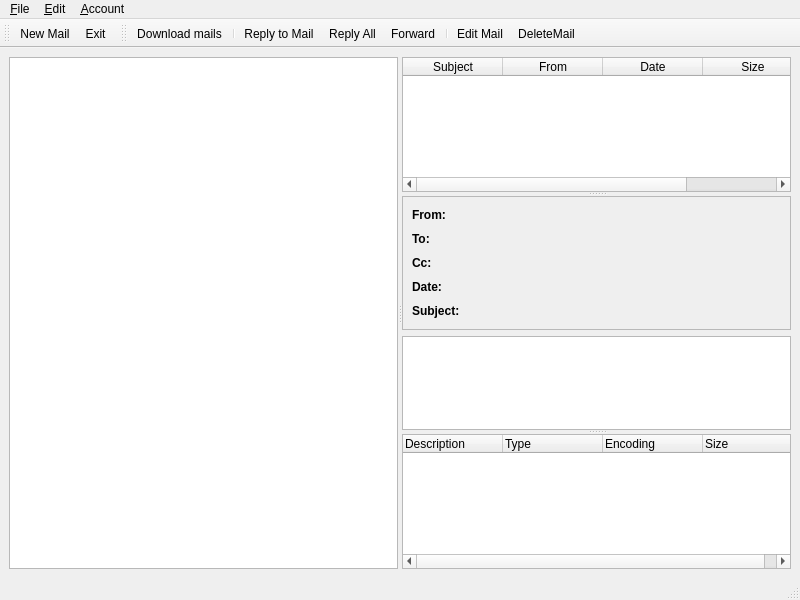
<?xml version="1.0" encoding="UTF-8"?>
<ui version="4.0">
 <class>MainWin</class>
 <widget class="QMainWindow" name="MainWin">
  <property name="geometry">
   <rect>
    <x>0</x>
    <y>0</y>
    <width>800</width>
    <height>600</height>
   </rect>
  </property>
  <property name="windowTitle">
   <string>QMailClient</string>
  </property>
  <property name="windowIcon">
   <iconset resource="../resources.qrc">
    <normaloff>:/img/images/kontact_mail.png</normaloff>:/img/images/kontact_mail.png</iconset>
  </property>
  <widget class="QWidget" name="centralwidget">
   <layout class="QGridLayout" name="gridLayout">
    <item row="0" column="0">
     <widget class="QSplitter" name="splitter_2">
      <property name="orientation">
       <enum>Qt::Horizontal</enum>
      </property>
      <widget class="QTreeView" name="dirTree">
       <property name="sizePolicy">
        <sizepolicy hsizetype="Preferred" vsizetype="Preferred">
         <horstretch>0</horstretch>
         <verstretch>0</verstretch>
        </sizepolicy>
       </property>
      </widget>
      <widget class="QSplitter" name="splitter">
       <property name="orientation">
        <enum>Qt::Vertical</enum>
       </property>
       <widget class="QTableWidget" name="lstMails">
        <property name="sizePolicy">
         <sizepolicy hsizetype="Expanding" vsizetype="Expanding">
          <horstretch>2</horstretch>
          <verstretch>0</verstretch>
         </sizepolicy>
        </property>
        <property name="selectionBehavior">
         <enum>QAbstractItemView::SelectRows</enum>
        </property>
        <property name="showGrid">
         <bool>false</bool>
        </property>
        <property name="wordWrap">
         <bool>false</bool>
        </property>
        <property name="cornerButtonEnabled">
         <bool>false</bool>
        </property>
        <column>
         <property name="text">
          <string>Subject</string>
         </property>
        </column>
        <column>
         <property name="text">
          <string>From</string>
         </property>
        </column>
        <column>
         <property name="text">
          <string>Date</string>
         </property>
        </column>
        <column>
         <property name="text">
          <string>Size</string>
         </property>
        </column>
       </widget>
       <widget class="QWidget" name="layoutWidget">
        <layout class="QVBoxLayout" name="verticalLayout">
         <item>
          <widget class="QFrame" name="frame">
           <property name="sizePolicy">
            <sizepolicy hsizetype="Minimum" vsizetype="Preferred">
             <horstretch>2</horstretch>
             <verstretch>0</verstretch>
            </sizepolicy>
           </property>
           <property name="frameShape">
            <enum>QFrame::StyledPanel</enum>
           </property>
           <property name="frameShadow">
            <enum>QFrame::Raised</enum>
           </property>
           <layout class="QVBoxLayout">
            <item>
             <widget class="QLabel" name="lblFrom">
              <property name="sizePolicy">
               <sizepolicy hsizetype="Preferred" vsizetype="Minimum">
                <horstretch>0</horstretch>
                <verstretch>0</verstretch>
               </sizepolicy>
              </property>
              <property name="minimumSize">
               <size>
                <width>18</width>
                <height>18</height>
               </size>
              </property>
              <property name="font">
               <font>
                <weight>75</weight>
                <bold>true</bold>
               </font>
              </property>
              <property name="text">
               <string>From:</string>
              </property>
              <property name="wordWrap">
               <bool>true</bool>
              </property>
             </widget>
            </item>
            <item>
             <widget class="QLabel" name="lblTo">
              <property name="sizePolicy">
               <sizepolicy hsizetype="Preferred" vsizetype="Minimum">
                <horstretch>0</horstretch>
                <verstretch>0</verstretch>
               </sizepolicy>
              </property>
              <property name="minimumSize">
               <size>
                <width>0</width>
                <height>18</height>
               </size>
              </property>
              <property name="font">
               <font>
                <weight>75</weight>
                <bold>true</bold>
               </font>
              </property>
              <property name="text">
               <string>To:</string>
              </property>
              <property name="wordWrap">
               <bool>true</bool>
              </property>
             </widget>
            </item>
            <item>
             <widget class="QLabel" name="lblCc">
              <property name="sizePolicy">
               <sizepolicy hsizetype="Preferred" vsizetype="Minimum">
                <horstretch>0</horstretch>
                <verstretch>0</verstretch>
               </sizepolicy>
              </property>
              <property name="minimumSize">
               <size>
                <width>0</width>
                <height>18</height>
               </size>
              </property>
              <property name="font">
               <font>
                <weight>75</weight>
                <bold>true</bold>
               </font>
              </property>
              <property name="text">
               <string>Cc:</string>
              </property>
              <property name="wordWrap">
               <bool>true</bool>
              </property>
             </widget>
            </item>
            <item>
             <widget class="QLabel" name="lblDate">
              <property name="sizePolicy">
               <sizepolicy hsizetype="Minimum" vsizetype="Minimum">
                <horstretch>0</horstretch>
                <verstretch>0</verstretch>
               </sizepolicy>
              </property>
              <property name="minimumSize">
               <size>
                <width>0</width>
                <height>18</height>
               </size>
              </property>
              <property name="font">
               <font>
                <weight>75</weight>
                <bold>true</bold>
               </font>
              </property>
              <property name="text">
               <string>Date:</string>
              </property>
             </widget>
            </item>
            <item>
             <widget class="QLabel" name="lblSubject">
              <property name="sizePolicy">
               <sizepolicy hsizetype="Minimum" vsizetype="Minimum">
                <horstretch>0</horstretch>
                <verstretch>0</verstretch>
               </sizepolicy>
              </property>
              <property name="minimumSize">
               <size>
                <width>0</width>
                <height>18</height>
               </size>
              </property>
              <property name="font">
               <font>
                <weight>75</weight>
                <bold>true</bold>
               </font>
              </property>
              <property name="text">
               <string>Subject:</string>
              </property>
              <property name="wordWrap">
               <bool>true</bool>
              </property>
             </widget>
            </item>
           </layout>
          </widget>
         </item>
         <item>
          <widget class="QTextBrowser" name="mailBrowser">
           <property name="sizePolicy">
            <sizepolicy hsizetype="Expanding" vsizetype="Expanding">
             <horstretch>4</horstretch>
             <verstretch>2</verstretch>
            </sizepolicy>
           </property>
          </widget>
         </item>
        </layout>
       </widget>
       <widget class="QTreeWidget" name="mailParts">
        <property name="animated">
         <bool>true</bool>
        </property>
        <property name="allColumnsShowFocus">
         <bool>true</bool>
        </property>
        <column>
         <property name="text">
          <string>Description</string>
         </property>
        </column>
        <column>
         <property name="text">
          <string>Type</string>
         </property>
        </column>
        <column>
         <property name="text">
          <string>Encoding</string>
         </property>
        </column>
        <column>
         <property name="text">
          <string>Size</string>
         </property>
        </column>
       </widget>
      </widget>
     </widget>
    </item>
   </layout>
  </widget>
  <widget class="QMenuBar" name="menubar">
   <property name="geometry">
    <rect>
     <x>0</x>
     <y>0</y>
     <width>800</width>
     <height>22</height>
    </rect>
   </property>
   <widget class="QMenu" name="menu_File">
    <property name="title">
     <string>&amp;File</string>
    </property>
    <addaction name="actionNewMail"/>
    <addaction name="actionDownloadMails"/>
    <addaction name="separator"/>
    <addaction name="actionExit"/>
   </widget>
   <widget class="QMenu" name="menu_Edit">
    <property name="title">
     <string>&amp;Edit</string>
    </property>
    <addaction name="actionEditConfiguration"/>
   </widget>
   <widget class="QMenu" name="menu_Service">
    <property name="title">
     <string>&amp;Account</string>
    </property>
    <addaction name="actionAccountAdd"/>
    <addaction name="actionAccountEdit"/>
    <addaction name="actionAccountDel"/>
   </widget>
   <addaction name="menu_File"/>
   <addaction name="menu_Edit"/>
   <addaction name="menu_Service"/>
  </widget>
  <widget class="QStatusBar" name="statusbar"/>
  <widget class="QToolBar" name="toolBar">
   <property name="windowTitle">
    <string>toolBar</string>
   </property>
   <attribute name="toolBarArea">
    <enum>TopToolBarArea</enum>
   </attribute>
   <attribute name="toolBarBreak">
    <bool>false</bool>
   </attribute>
   <addaction name="actionNewMail"/>
   <addaction name="actionExit"/>
  </widget>
  <widget class="QToolBar" name="toolBar_2">
   <property name="windowTitle">
    <string>toolBar_2</string>
   </property>
   <attribute name="toolBarArea">
    <enum>TopToolBarArea</enum>
   </attribute>
   <attribute name="toolBarBreak">
    <bool>false</bool>
   </attribute>
   <addaction name="actionDownloadMails"/>
   <addaction name="separator"/>
   <addaction name="actionReplyMail"/>
   <addaction name="actionReplyAll"/>
   <addaction name="actionForwardMail"/>
   <addaction name="separator"/>
   <addaction name="actionEditMail"/>
   <addaction name="actionDeleteMail"/>
  </widget>
  <action name="actionEditSettings">
   <property name="text">
    <string>&amp;Settings...</string>
   </property>
  </action>
  <action name="actionEditConfiguration">
   <property name="icon">
    <iconset resource="../resources.qrc">
     <normaloff>:/img/images/network_connected.png</normaloff>:/img/images/network_connected.png</iconset>
   </property>
   <property name="text">
    <string>&amp;Settings...</string>
   </property>
  </action>
  <action name="actionNewMail">
   <property name="icon">
    <iconset resource="../resources.qrc">
     <normaloff>:/img/images/mail_new.png</normaloff>:/img/images/mail_new.png</iconset>
   </property>
   <property name="text">
    <string>&amp;New Mail</string>
   </property>
  </action>
  <action name="actionDownloadMails">
   <property name="icon">
    <iconset resource="../resources.qrc">
     <normaloff>:/img/images/mail_get.png</normaloff>:/img/images/mail_get.png</iconset>
   </property>
   <property name="text">
    <string>&amp;Download mails</string>
   </property>
  </action>
  <action name="actionExit">
   <property name="icon">
    <iconset resource="../resources.qrc">
     <normaloff>:/img/images/exit.png</normaloff>:/img/images/exit.png</iconset>
   </property>
   <property name="text">
    <string>&amp;Exit</string>
   </property>
  </action>
  <action name="actionReplyMail">
   <property name="icon">
    <iconset resource="../resources.qrc">
     <normaloff>:/img/images/mail_reply.png</normaloff>:/img/images/mail_reply.png</iconset>
   </property>
   <property name="text">
    <string>Reply to Mail</string>
   </property>
  </action>
  <action name="actionForwardMail">
   <property name="icon">
    <iconset resource="../resources.qrc">
     <normaloff>:/img/images/mail_forward.png</normaloff>:/img/images/mail_forward.png</iconset>
   </property>
   <property name="text">
    <string>Forward</string>
   </property>
  </action>
  <action name="actionReplyAll">
   <property name="icon">
    <iconset resource="../resources.qrc">
     <normaloff>:/img/images/mail_replyall.png</normaloff>:/img/images/mail_replyall.png</iconset>
   </property>
   <property name="text">
    <string>Reply All</string>
   </property>
  </action>
  <action name="actionDeleteMail">
   <property name="icon">
    <iconset resource="../resources.qrc">
     <normaloff>:/img/images/trashcan_empty.png</normaloff>:/img/images/trashcan_empty.png</iconset>
   </property>
   <property name="text">
    <string>DeleteMail</string>
   </property>
  </action>
  <action name="actionEditMail">
   <property name="icon">
    <iconset resource="../resources.qrc">
     <normaloff>:/img/images/document.png</normaloff>:/img/images/document.png</iconset>
   </property>
   <property name="text">
    <string>Edit Mail</string>
   </property>
  </action>
  <action name="actionAccountEdit">
   <property name="icon">
    <iconset resource="../resources.qrc">
     <normaloff>:/img/images/configure.png</normaloff>:/img/images/configure.png</iconset>
   </property>
   <property name="text">
    <string>&amp;Edit</string>
   </property>
  </action>
  <action name="actionAccountAdd">
   <property name="text">
    <string>&amp;Add</string>
   </property>
  </action>
  <action name="actionAccountDel">
   <property name="text">
    <string>&amp;Del</string>
   </property>
  </action>
 </widget>
 <resources>
  <include location="../resources.qrc"/>
 </resources>
 <connections/>
</ui>
